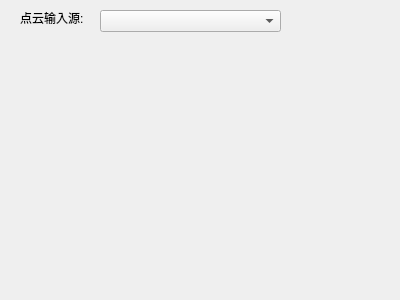
<?xml version="1.0" encoding="UTF-8"?>
<ui version="4.0">
 <class>pcArclenForm</class>
 <widget class="QWidget" name="pcArclenForm">
  <property name="geometry">
   <rect>
    <x>0</x>
    <y>0</y>
    <width>400</width>
    <height>300</height>
   </rect>
  </property>
  <property name="windowTitle">
   <string>Form</string>
  </property>
  <widget class="QLabel" name="label">
   <property name="geometry">
    <rect>
     <x>20</x>
     <y>10</y>
     <width>71</width>
     <height>16</height>
    </rect>
   </property>
   <property name="text">
    <string>点云输入源:</string>
   </property>
  </widget>
  <widget class="QComboBox" name="SelectLinker">
   <property name="geometry">
    <rect>
     <x>100</x>
     <y>10</y>
     <width>181</width>
     <height>22</height>
    </rect>
   </property>
  </widget>
 </widget>
 <resources/>
 <connections/>
</ui>
